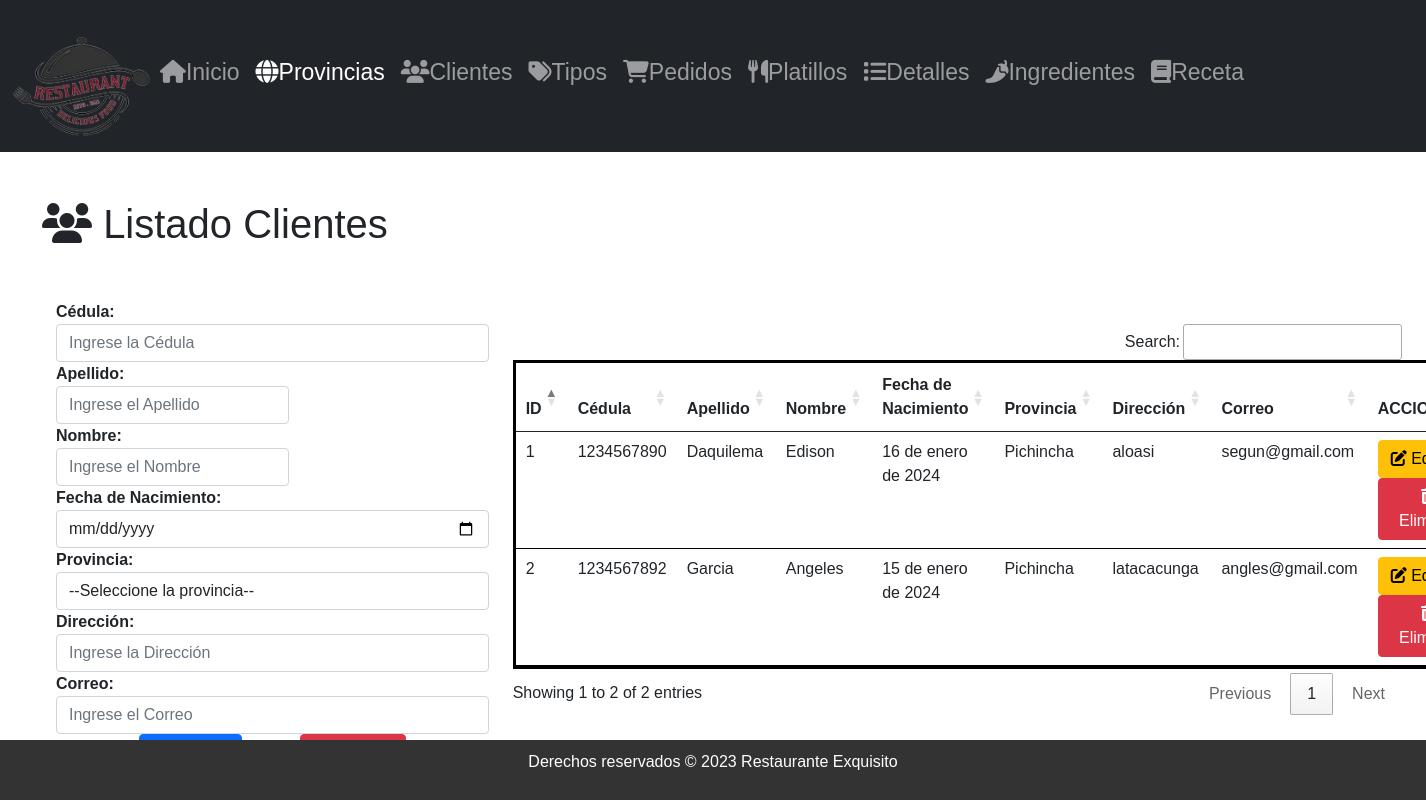
/listadoClientes/, run on the app's committed database.
### Aplicaciones/Facturacion/models.py (models this page shows, shortened)
class Cliente(models.Model):
    id_ed = models.AutoField(primary_key=True)
    cedula_ed = models.CharField(max_length=10)
    apellido_ed = models.CharField(max_length=150,null=True, blank=True)
    nombre_ed = models.CharField(max_length=150)
    direccion_ed = models.CharField(max_length=150,null=True, blank=True)
    fecha_nacimiento_ed = models.DateField(null=True, blank=True)
    correo_ed = models.EmailField()
    provincia_ed = models.ForeignKey(Provincia, null=True, blank=True, on_delete=models.PROTECT)

class Provincia(models.Model):
    id_ed=models.AutoField(primary_key=True)
    region_ed = models.CharField(max_length=255)
    nombre_ed = models.CharField(max_length=255)
    capital_ed = models.CharField(max_length=255)
    prefijo_ed= models.CharField(max_length=225, null=True,blank=True)

### Aplicaciones/Facturacion/views.py (the view)
# urls.py: path('listadoClientes/',views.listadoClientes),
def listadoClientes(request):
    clientesBdd = Cliente.objects.all()
    provinciaBdd = Provincia.objects.all()
    return render(request, 'listadoClientes.html', {'clientes': clientesBdd, 'provincias': provinciaBdd})

### Aplicaciones/Facturacion/templates/listadoClientes.html (shortened to what this page needs)
{% extends "./plantilla.html" %}
{% load static %}
{% block contenido %}
    <h1><i class="fas fa-users"></i> Listado Clientes</h1>
    <br>
    <ul>
        <div class="row">
            <div class="col-md-4">
                <form class="" action="guardarCliente/" method="post" enctype="multipart/form-data" id="frm_new_cliente">
                    <b>Cédula:</b>
                    <input type="text" name="cedula_ed" value="" id="cedula_ed" placeholder="Ingrese la Cédula" class="form-control" required>
                    <div style="display: inline-block; margin-right: 10px;">
        <b>Apellido:</b>
        <input type="text" name="apellido_ed" value="" id="apellido_ed" placeholder="Ingrese el Apellido" class="form-control" required>
    </div>
    <div style="display: inline-block;">
        <b>Nombre:</b>
        <input type="text" name="nombre_ed" value="" id="nombre_ed" placeholder="Ingrese el Nombre" class="form-control" required>
    </div>
    <br>
                    <b>Fecha de Nacimiento:</b>
                    <input type="date" name="fecha_nacimiento_ed" value="" id="fecha_nacimiento_ed" placeholder="Ingrese la Fecha de Nacimiento" class="form-control" required>
                    <b>Provincia:</b>
                    <select class="form-control" name="id_provincia" id="id_provincia" required>
                      <option value="">--Seleccione la provincia--</option>
                    </select>
                    <b>Dirección:</b>
                    <input type="text" name="direccion_ed" value="" id="direccion_ed" placeholder="Ingrese la Dirección" class="form-control" required>
                    <b>Correo:</b>
                    <input type="email" name="correo_ed" value="" id="correo_ed" placeholder="Ingrese el Correo" class="form-control" required>
                    <center>
                        <button type="submit" name="button" class="btn btn-primary"> Guardar</button>
                        <button type="submit" name="button" class="btn btn-danger"> Cancelar</button>
                    </center>
                </form>
            </div>
            <div class="col-md-8">
                <table class="table" id="tbl_clientes">
                    <thead>
                        <tr>
                            <th>ID</th>
                            <th>Cédula</th>
                            <th>Apellido</th>
                            <th>Nombre</th>
                            <th>Fecha de Nacimiento</th>
                            <th>Provincia</th>
                            <th>Dirección</th>
                            <th>Correo</th>
                            <th>ACCIONES</th>
                        </tr>
                    </thead>
                    <tbody>
                        {% for cliente in clientes %}
                            <tr>
                                <td>{{ cliente.id_ed }}</td>
                                <td>{{ cliente.cedula_ed }}</td>
                                <td>{{ cliente.apellido_ed }}</td>
                                <td>{{ cliente.nombre_ed }}</td>
                                <td>{{ cliente.fecha_nacimiento_ed }}</td>
                                <td>{{ cliente.provincia_ed.nombre_ed }}</td>
                                <td>{{ cliente.direccion_ed }}</td>
                                <td>{{ cliente.correo_ed }}</td>
                                <td>
                                    <a href="/editarCliente/{{ cliente.id_ed }}" class="btn btn-warning"> <i class="fas fa-edit"></i> Editar</a>
                                    <a href="javascript:void(0)" onclick="eliminarCliente('/eliminarCliente/{{ cliente.id_ed }}');" class="btn btn-danger"><i class="fas fa-trash-alt"></i> Eliminar</a>
                                </td>
                            </tr>
                        {% endfor %}
                    </tbody>
                </table>
            </div>
        </div>
    </ul>
{% endblock %}

### RestauranteED/static/css/principal.css (style rules this page uses)
table { border: 3px solid black !important; }
body { margin: 0; padding: 0; font-family: 'Poppins', sans-serif; background-image: url('ruta_de_la_imagen.jpg'); background-size: cover; background-position: center; background-repeat: no-repeat; / }
h1 { text-align: left; padding-left: 30px; }
.row { margin: 20px 0; }

### data on the page
Cliente: id_ed "1", cedula_ed "1234567890", apellido_ed "Daquilema", nombre_ed "Edison", fecha_nacimiento_ed "16 de enero de 2024", provincia_ed.nombre_ed "Pichincha", direccion_ed "aloasi", correo_ed "segun@gmail.com"
Cliente: id_ed "2", cedula_ed "1234567892", apellido_ed "Garcia", nombre_ed "Angeles", fecha_nacimiento_ed "15 de enero de 2024", provincia_ed.nombre_ed "Pichincha", direccion_ed "latacacunga", correo_ed "angles@gmail.com"
